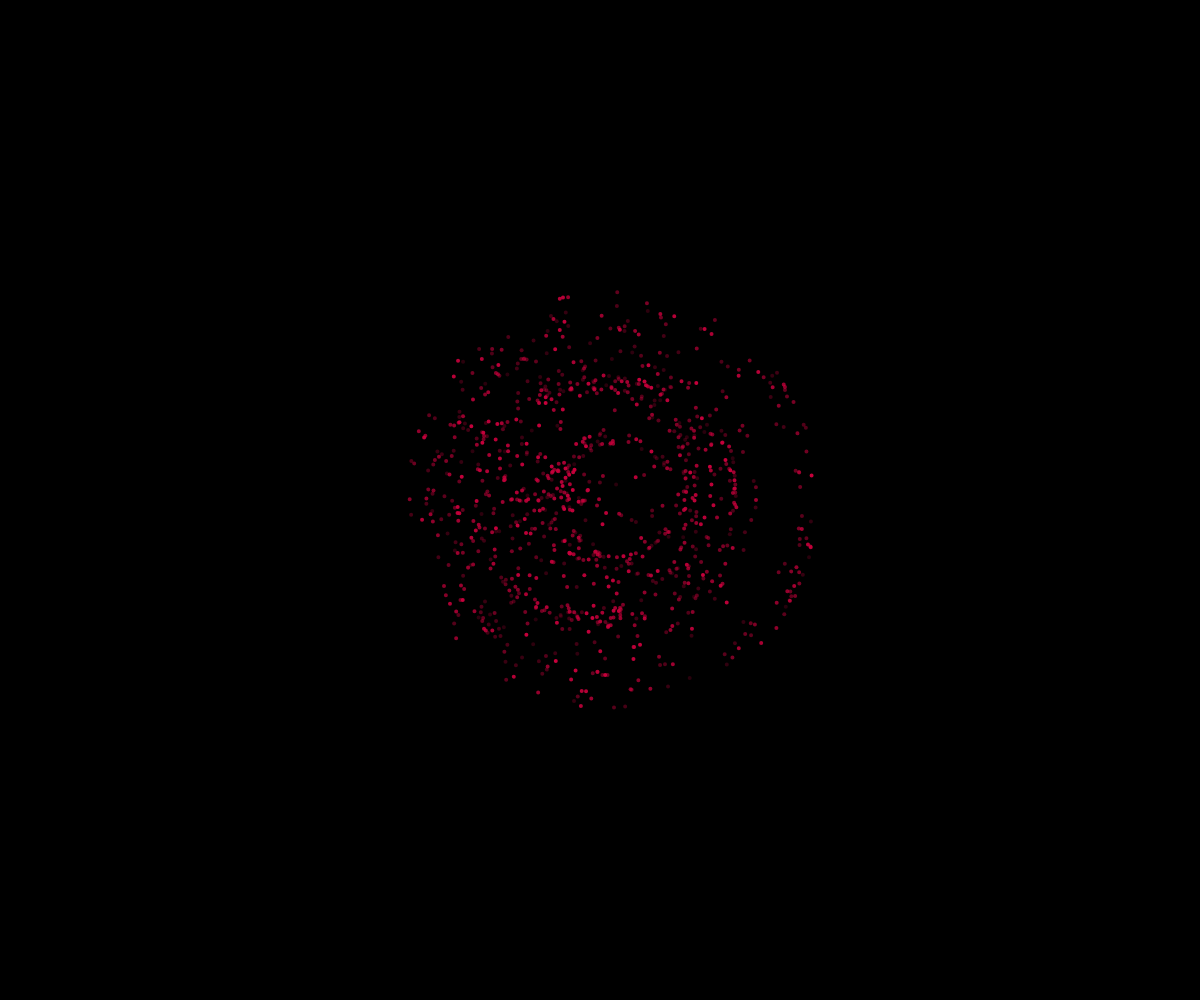
Frame 1 (no input)
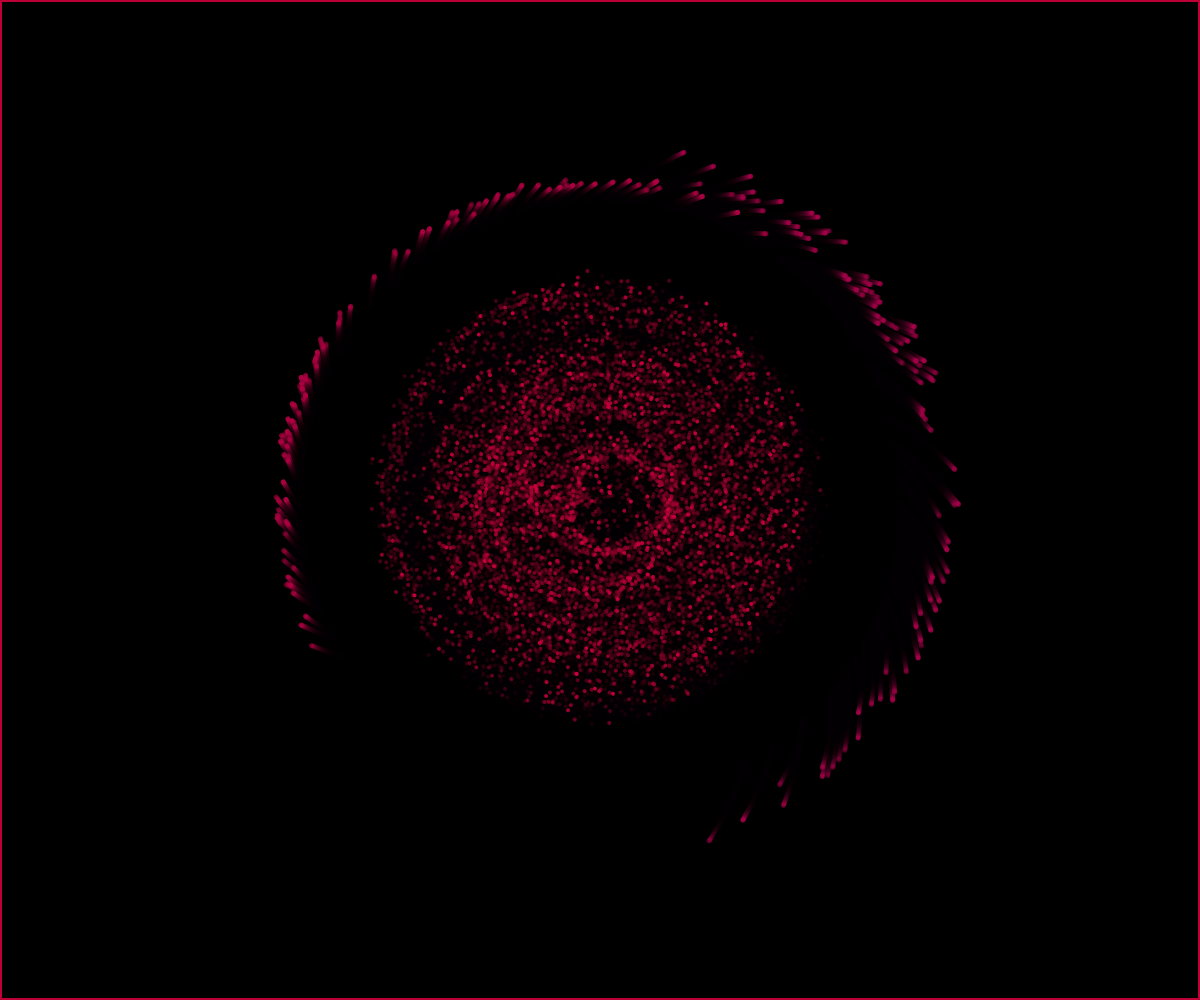
Frame 60 (no input)
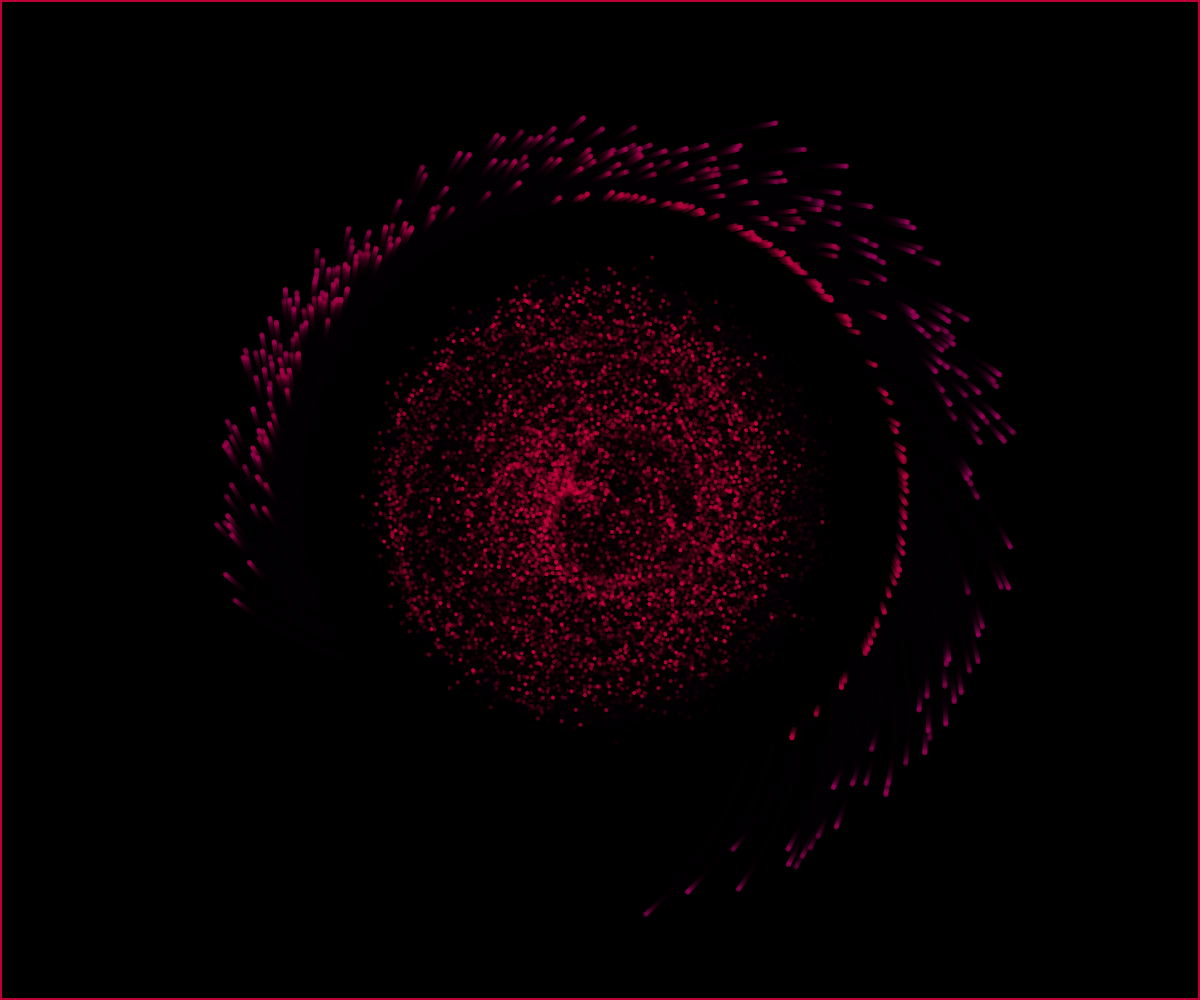
Frame 120 (the mouse pressed at the canvas centre since frame 60)

The p5.js sketch that drew these frames (run headless with seeded random() and noise() and a simulated clock; from frame 60 on, the mouse is pressed at the canvas centre):

// p5.js sketch
// ── sketch.js
let A, B, C, D;
let numPoints = 1000; // Number of points to generate
let rBase;
let points = [];
let ripples = [];
let pMax = 200; // Total number of points to generate
let baseRBase; // The base value for rBase

// New ECG data you provided
let ecg_data = [
  -0.11252183, -2.8272038, -3.7738969, -4.3497511, -4.376041, -3.4749863, -2.1814082, -1.8182865, 
  -1.2505219, -0.47749208, -0.36380791, -0.49195659, -0.42185509, -0.30920086, -0.4959387, 
  -0.34211867, -0.35533627, -0.36791303, -0.31650279, -0.41237405, -0.47167181, -0.41345783, 
  -0.36461703, -0.44929829, -0.47141866, -0.42477658, -0.46251673, -0.55247236, -0.47537519, 
  -0.6942, -0.7018681, -0.59381178, -0.66068415, -0.71383066, -0.76980688, -0.67228161, 
  -0.65367605, -0.63940562, -0.55930228, -0.59167032, -0.49322332, -0.46305183, -0.30164382, 
  -0.23273401, -0.12505488, -0.15394314, -0.024357404, -0.065608758, 0.034999258, 0.061935219, 
  0.07119542, 0.12392505, 0.10312371, 0.22522849, 0.12868305, 0.30248315, 0.25727621, 0.19635161, 
  0.17938297, 0.24472863, 0.34121687, 0.32820441, 0.40604169, 0.44660507, 0.42406823, 0.48151204, 
  0.4778438, 0.62408259, 0.57458456, 0.59801319, 0.5645919, 0.607979, 0.62063457, 0.65625291, 
  0.68474806, 0.69427284, 0.66558377, 0.57579577, 0.63813479, 0.61491695, 0.56908343, 0.46857572, 
  0.44281777, 0.46827436, 0.43249295, 0.40795792, 0.41862256, 0.36253075, 0.41095901, 0.47166633, 
  0.37216676, 0.33787543, 0.22140511, 0.27399747, 0.29866408, 0.26356357, 0.34256352, 0.41950529, 
  0.58660736, 0.86062387, 1.1733446, 1.2581791, 1.4337887, 1.7005334, 1.9990431, 2.1253411, 
  1.9932907, 1.9322463, 1.7974367, 1.5222839, 1.2511679, 0.99873034, 0.48372242, 0.023132292, 
  -0.19491383, -0.22091729, -0.24373668, -0.25469462, -0.29113555, -0.25649034, -0.22787425, 
  -0.32242276, -0.28928586, -0.31816951, -0.36365359, -0.39345584, -0.26641886, -0.25682316, 
  -0.28869399, -0.16233755, 0.16034772, 0.79216787, 0.93354122, 0.79695779, 0.57862066, 0.2577399, 
  0.22807718, 0.12343082, 0.92528624, 0.19313742
];

let ecgIndex = 0;
let samplingRate = 130; // 140 Hz (assumed)
let frameDuration = 1000 / samplingRate; // Time between ECG points in milliseconds
let prevHeartbeat = 0;

function setup() {
  createCanvas(windowWidth, windowHeight); // Full-screen canvas
  background(0); // Black background
  strokeWeight(5); // Thicker stroke for the points
  noFill();

  // Initialize De Jong attractor parameters with random values
  A = random(-2, 2);
  B = 1;
  C = random(-2, 2);
  D = 0.5;

  baseRBase = min(width, height) / 700 * 1.25 * PI;
  rBase = baseRBase; // Initial value for rBase

  // Generate points with random transparency
  for (let i = 0; i < numPoints; i++) {
    points.push(new Point(random(-2, 2), random(-2, 2), random(50, 255))); // Random alpha for transparency
  }

  setInterval(updateHeartbeat, frameDuration); // Update heartbeat based on ECG data
}

function windowResized() {
  resizeCanvas(windowWidth, windowHeight); // Adjust canvas size when window is resized
  background(0); // Redraw background to avoid leftover artifacts
}

// Function to update heartbeat using ECG data
function updateHeartbeat() {
  // Set the heartbeat intensity based on the current ECG data point
  let heartbeat = ecg_data[ecgIndex];
  ecgIndex = (ecgIndex + 1) % ecg_data.length; // Loop the ECG data

  // Scale the ECG value to create a heartbeat effect
  rBase = baseRBase + heartbeat * baseRBase * 0.5;
  
  if (prevHeartbeat < -0.98 && heartbeat > -0.99) {
    // Create a ripple when the heart starts expanding
    createRipple();
  }

  prevHeartbeat = heartbeat;
}

function draw() {
  // Clear the background slightly to avoid accumulation, but keep some trace
  fill(0, 0, 0, 50); // Black with partial transparency
  rect(0, 0, width, height);

  // Translate the origin to the center of the canvas and apply rotation over time
  translate(width / 2, height / 2);
  rotate(millis() * 0.0002); // Rotate the shape over time

  // Update A and C over time for smoother animation
  A = 2 * sin(millis() * 0.00001); // Animate A over time
  C = 2 * cos(millis() * 0.000015); // Animate C separately for dynamic behavior

  // If we're halfway through drawing, adjust parameters to avoid convergence
  if (frameCount > floor(pMax * 0.6)) {
    A = random(-1, 1);
    B = random(-1, 1);  // Allow B to change as well for more dynamic output
    C = random(-1, 1);
    D = random(-1, 1);  // Introduce more randomness to D as well
  }

  // Update and draw all points
  for (let pt of points) {
    pt.update();
    pt.show();
  }
  
  for (let i = ripples.length - 1; i >= 0; i--) {
    ripples[i].update();
    ripples[i].show();
    if (ripples[i].isDone()) {
      ripples.splice(i, 1); // Remove ripple when it's done
    }
  }

}

// Point class to handle each individual point's movement
class Point {
  constructor(prevX, prevY, alphaValue) {
    this.prevX = prevX;
    this.prevY = prevY;
    this.alpha = alphaValue; // Random transparency (alpha)
  }

  // Update the point using De Jong attractor equations
  update() {
    let currX = sin(TWO_PI * A * this.prevY) - cos(TWO_PI * B * this.prevX);
    let currY = sin(TWO_PI * C * this.prevX) - cos(TWO_PI * D * this.prevY);

    // Polar Coordinates Transformation (with smaller scaling)
    let dX = width * 0.1 * currX; // Smaller scaling to make the sphere smaller
    let dY = height * 0.1 * currY;
    let dR = rBase * currY; // Radial distance

    // Polar to Cartesian conversion
    this.scaledX = (dX * cos(dR) - dY * sin(dR)); // X coordinate in polar form
    this.scaledY = (dY * cos(dR) + dX * sin(dR)); // Y coordinate in polar form

    // Update the previous position with current values
    this.prevX = currX;
    this.prevY = currY;
  }

  // Display the point as a white dot with random transparency
  show() {
    stroke(200, 0, 60, this.alpha);
    strokeWeight(4); // Change stroke weight to 2 for smaller points
    point(this.scaledX, this.scaledY); // Draw the point at its current position
  }
}


function mousePressed() {
  if (mouseX > 0 && mouseX < width && mouseY > 0 && mouseY < height) {
    let fs = fullscreen();
    fullscreen(!fs);
  }
}

// Ripple class to create the ripple effect
class Ripple {
  constructor() {
    this.points = [];
    this.lifetime = 800; 

    // Conditional: Ripple radius proportional to the smaller dimension of width and height
    this.radius = min(width, height) * 0.3; 

    // Random rotation angle for the ripple
    this.rotationAngle = random(TWO_PI);

    // Generate points along the circle's perimeter
    for (let i = 0; i < 100; i++) {
      let angle = noise(i * 0.1) * TWO_PI;
      let x = this.radius * cos(angle);
      let y = this.radius * sin(angle);

      let direction = createVector(x, y);
      direction.normalize(); 

      this.points.push({
        x: x,
        y: y,
        direction: direction,
        //Conditional: speed in proportion to min(width, height)
        speed: random(0.5, 1) * min(width, height) * 0.001,
        initialAlpha: random(100, 255), 
        currentAlpha: 255, 
        birthFrame: frameCount, 
      });
    }
  }

  update() {
    // Update each point's position along its direction
    for (let i = this.points.length - 1; i >= 0; i--) {
      let pt = this.points[i];
      pt.x += pt.direction.x * pt.speed;
      pt.y += pt.direction.y * pt.speed;

      // Reduce transparency over time
      let age = frameCount - pt.birthFrame;
      pt.currentAlpha = map(age, 0, this.lifetime, pt.initialAlpha, 0);

      // Remove point if it becomes completely transparent
      if (pt.currentAlpha <= 0) {
        this.points.splice(i, 1); 
      }
    }
  }

  show() {
    if (this.points.length > 0) { // Check that points still exist
      push();
      rotate(this.rotationAngle);

      let ageRatio = (frameCount - this.points[0]?.birthFrame) / this.lifetime;
      let r = map(ageRatio, 0, 1, 180, 0);  // Red to Blue
      let g = map(ageRatio, 0, 1, 0, 0);    // No green change
      let b = map(ageRatio, 0, 1, 60, 255);  // From Dark Red to Blue

      stroke(r, 0, b, 150); // Gradually transition from dark red to blue
      strokeWeight(5);
      noFill();

      for (let pt of this.points) {
        stroke(r, 0, b, pt.currentAlpha);
        point(pt.x, pt.y);
      }
      pop();
    }
  }

  isDone() {
    return this.points.length === 0;
  }
}

function createRipple() {
  ripples.push(new Ripple());
}
